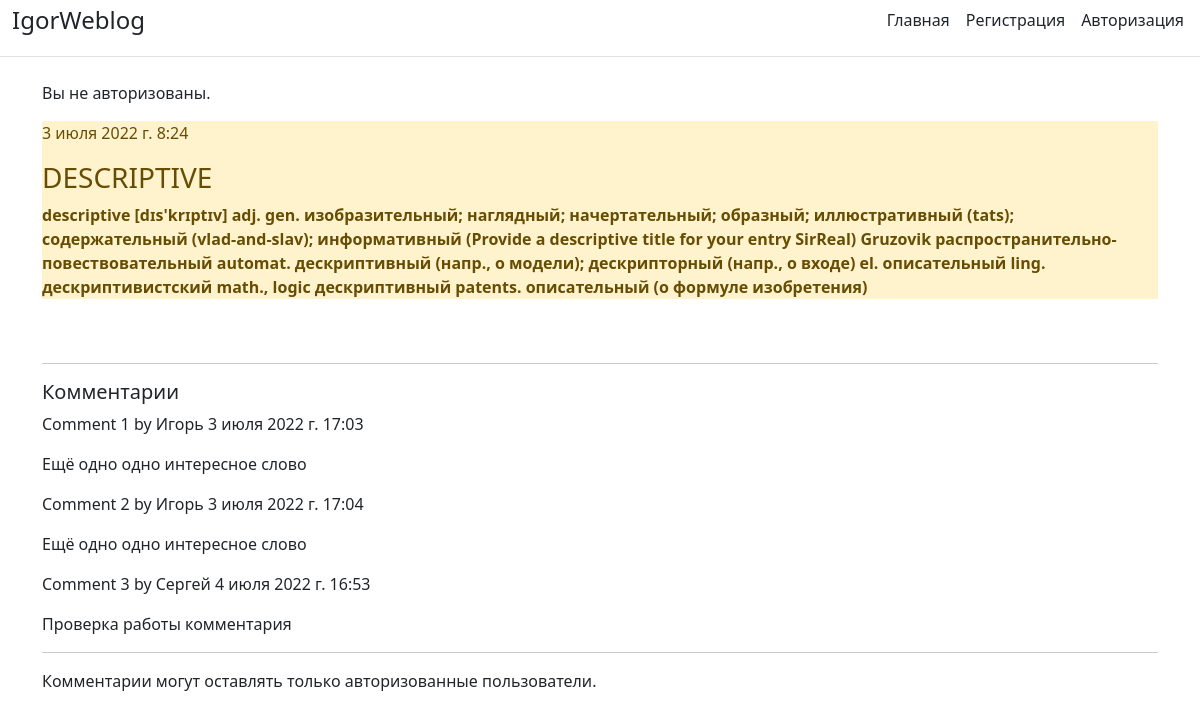
/article_detail/2022-07-03-0824051614210000/, run on the app's committed database.
### Blog/models.py (models this page shows, shortened)
class Task(models.Model):
    title = models.CharField('Название', max_length=50)
    task = models.TextField('Текст')
    created_dt = models.DateTimeField('Дата', auto_now=True)
    publish = models.DateTimeField('Публикация', default=timezone.now)
    slug = models.SlugField('Ссылка', max_length=250, unique=True, null=False, blank=True, db_index=True)
    class Meta:
        verbose_name = 'Пост'
        verbose_name_plural = 'Посты'

class Comment(models.Model):
    post = models.ForeignKey(Task, related_name='comments', on_delete=models.CASCADE)
    name = models.CharField(max_length=80)
    email = models.EmailField()
    body = models.TextField()
    created = models.DateTimeField(auto_now_add=True)
    updated = models.DateTimeField(auto_now=True)
    active = models.BooleanField(default=True)
    class Meta:
        ordering = ('created',)

### Blog/views.py (the view)
# urls.py: path('article_detail/<slug:slug>/', views.article_detail, name='article_detail'),
def article_detail(request, slug):
    article = get_object_or_404(Task, slug=slug)
    comments = article.comments.filter(active=True)
    if request.method == 'POST':
        comment_form = CommentForm(data=request.POST)
        if comment_form.is_valid():
            new_comment = comment_form.save(commit=False)
            new_comment.post = article
            new_comment.save()
    else:
        comment_form = CommentForm()
    context = {'article': article, 'slug': slug, 'comments': comments,
               'comment_form': comment_form}
    return render(request, 'Blog/article_detail.html', context)

### Blog/templates/Blog/article_detail.html (shortened to what this page needs)
{% extends 'Blog/base.html' %}
{% block content %}
<div class="alert-warning mt-3", class="container">
    <p>{{ article.publish }}</p>
    <h3>{{ article.title | upper }}</h3>
    <b>{{ article.task }}</b>
</div>
<br>
<br>
<hr>
{% with comments.Count as total_comments %}
    <h5>
        {{ total_comments }} Комментарии {{ total_comments|pluralize }}
    </h5>
{% endwith %}
{% for comment in comments %}
    <div class="comment">
        <p class="info">
            Comment {{ forloop.counter }} by {{ comment.name }}
            {{ comment.created }}
        </p>
        {{ comment.body|linebreaks }}
    </div>
{% empty %}
    <p>Под этой статьёй пока нет комментариев. Оставьте комментарий первым!</p>
{% endfor %}
<hr>
{% if new_comment %}
    <h2>Ваш коментарий добавлен</h2>
{% else %}
{% if request.user.is_authenticated %}
    <h5>Добавьте комментарий</h5>
    <form method="post" action=".">
        {% csrf_token %}
        {{ comment_form.as_p }}
        <button type="submit" class="btn btn-sucsess" style="background:lightblue">
            Добавить</button>
        <span>{{ error }}</span>
    </form>
{% else %}
    <p>Комментарии могут оставлять только авторизованные пользователи.</p>
{% endif %}
{% endif %}
{% endblock %}

### data on the page
Task: publish "3 июля 2022 г. 8:24", title "DESCRIPTIVE", task "descriptive [dɪs'krɪptɪv] adj. gen. изобразительный; наглядный; начертательный; образный; иллюстративный (tats); содержательный (vlad-and-slav); информативный (Provide a descriptive title for your entry SirReal) Gruzovik распространительно-повествовательный automat. дескриптивный (напр., о модели); дескрипторный (напр., о входе) el. описательный ling. дескриптивистский math., logic дескриптивный patents. описательный (о формуле изобретения)"
Comment: name "Игорь", created "3 июля 2022 г. 17:03", body "Ещё одно одно интересное слово"
Comment: name "Игорь", created "3 июля 2022 г. 17:04", body "Ещё одно одно интересное слово"
Comment: name "Сергей", created "4 июля 2022 г. 16:53", body "Проверка работы комментария"
